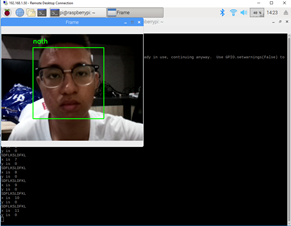
#> input picture images/test.png, 291 x 226 px, given in place of the camera
$ python build_face_dataset.py --cascade haarcascade_frontalface_default.xml --output out
#> lines starting #> are read from the running program, lines starting #| are printed output that depends on the picture; after the words box and inside, x2 and y2 are one past the last pixel; in counts of white or black regions, pixels touching at a corner belong together
# USAGE
# python3 build_face_dataset.py --cascade haarcascade_frontalface_default.xml --output dataset/name

# import the necessary packages
from imutils.video import VideoStream
import argparse
import imutils
import time
import cv2
import os

# construct the argument parser and parse the arguments
ap = argparse.ArgumentParser()
ap.add_argument("-c", "--cascade", required=True,
    help = "path to where the face cascade resides")
ap.add_argument("-o", "--output", required=True,
    help="path to output directory")
args = vars(ap.parse_args())

# load OpenCV's Haar cascade for face detection from disk
detector = cv2.CascadeClassifier(args["cascade"])

# initialize the video stream, allow the camera sensor to warm up,
# and initialize the total number of example faces written to disk
# thus far
print("[INFO] starting video stream...")
#vs = VideoStream(src=0).start() # uncomment if you use webcam camera
vs = VideoStream(usePiCamera=True).start() # uncomment if you use raspberry pi camera
time.sleep(2.0)
total = 0

# loop over the frames from the video stream
while True:
    # grab the frame from the threaded video stream, clone it, (just
    # in case we want to write it to disk), and then resize the frame
    # so we can apply face detection faster
    frame = vs.read()
#> frame is the input picture: shape (226, 291, 3); mean B, G, R 55.9, 55.3, 54.9
    orig = frame.copy()
    frame = imutils.resize(frame, width=400)
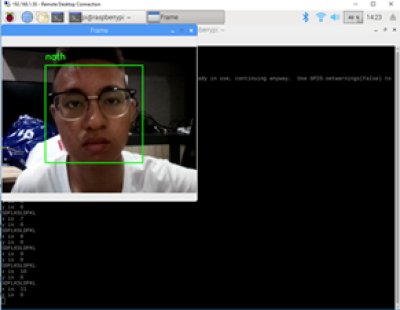
#> frame: shape (310, 400, 3); mean B, G, R 55.9, 55.3, 54.9

    # detect faces in the grayscale frame
    rects = detector.detectMultiScale(
        cv2.cvtColor(frame, cv2.COLOR_BGR2GRAY), scaleFactor=1.1,
        minNeighbors=5, minSize=(30, 30))
#> rects = [[47, 66, 95, 95]]

    # loop over the face detections and draw them on the frame
    for (x, y, w, h) in rects:
        cv2.rectangle(frame, (x, y), (x + w, y + h), (0, 255, 0), 2)
#> this loop made 1 pass
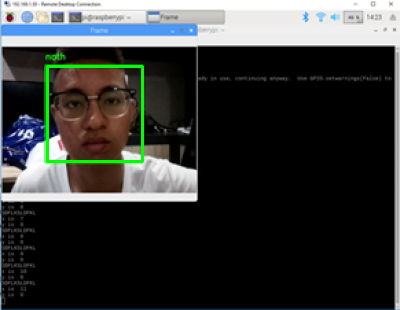
#> frame: shape (310, 400, 3); 0.92% of pixels changed, all inside (x1, y1, x2, y2) = (46, 65, 144, 163)

    # show the output frame
    cv2.imshow("Frame", frame)
    key = cv2.waitKey(1) & 0xFF
#> (key q is pressed here)

    # if the `k` key was pressed, write the *original* frame to disk
    # so we can later process it and use it for face recognition
    if key == ord("k"):
        p = os.path.sep.join([args["output"], "{}.png".format(
            str(total).zfill(5))])
        cv2.imwrite(p, orig)
        total += 1

    # if the `q` key was pressed, break from the loop
    elif key == ord("q"):
        break

# do a bit of cleanup
print("[INFO] {} face images stored".format(total))
print("[INFO] cleaning up...")
cv2.destroyAllWindows()
vs.stop()
